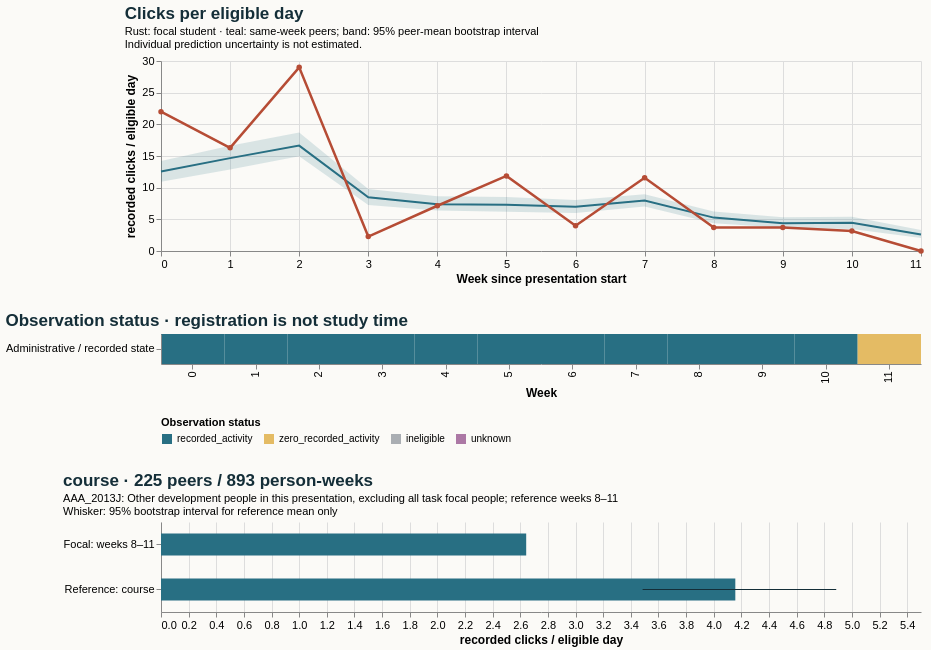

Source (Vega-Lite JSON):
### Vega-Lite specification from a JSON file in a GitHub repository (floating-point values rounded to 4 significant figures)
{"$schema": "https://vega.github.io/schema/vega-lite/v5.20.1.json", "config": {"axis": {"labelFontSize": 11, "titleFontSize": 12}, "background": "#fbfaf7", "font": "sans-serif", "title": {"anchor": "start", "color": "#142e38", "fontSize": 17, "subtitleFontSize": 11}, "view": {"continuousHeight": 300, "continuousWidth": 300, "stroke": null}}, "datasets": {"data-235aa3e64eb7ae2c1e25894cfd895eda": [{"hi": null, "lo": null, "series": "Focal: weeks 8–11", "value": 2.643}, {"hi": 4.887, "lo": 3.485, "series": "Reference: course", "value": 4.156}], "data-2ed0af963c6537407f5d648d827543f6": [{"eligible_days": 7.0, "end_day": 6, "logging_completeness": "unknown", "observation_status": "recorded_activity", "row": "Administrative / recorded state", "score_status": "withheld_release_time_unknown", "start_day": 0, "value": 22.0, "week": 0}, {"eligible_days": 7.0, "end_day": 13, "logging_completeness": "unknown", "observation_status": "recorded_activity", "row": "Administrative / recorded state", "score_status": "withheld_release_time_unknown", "start_day": 7, "value": 16.29, "week": 1}, {"eligible_days": 7.0, "end_day": 20, "logging_completeness": "unknown", "observation_status": "recorded_activity", "row": "Administrative / recorded state", "score_status": "withheld_release_time_unknown", "start_day": 14, "value": 29.0, "week": 2}, {"eligible_days": 7.0, "end_day": 27, "logging_completeness": "unknown", "observation_status": "recorded_activity", "row": "Administrative / recorded state", "score_status": "withheld_release_time_unknown", "start_day": 21, "value": 2.286, "week": 3}, {"eligible_days": 7.0, "end_day": 34, "logging_completeness": "unknown", "observation_status": "recorded_activity", "row": "Administrative / recorded state", "score_status": "withheld_release_time_unknown", "start_day": 28, "value": 7.143, "week": 4}, {"eligible_days": 7.0, "end_day": 41, "logging_completeness": "unknown", "observation_status": "recorded_activity", "row": "Administrative / recorded state", "score_status": "withheld_release_time_unknown", "start_day": 35, "value": 11.86, "week": 5}, {"eligible_days": 7.0, "end_day": 48, "logging_completeness": "unknown", "observation_status": "recorded_activity", "row": "Administrative / recorded state", "score_status": "withheld_release_time_unknown", "start_day": 42, "value": 4.0, "week": 6}, {"eligible_days": 7.0, "end_day": 55, "logging_completeness": "unknown", "observation_status": "recorded_activity", "row": "Administrative / recorded state", "score_status": "withheld_release_time_unknown", "start_day": 49, "value": 11.57, "week": 7}, {"eligible_days": 7.0, "end_day": 62, "logging_completeness": "unknown", "observation_status": "recorded_activity", "row": "Administrative / recorded state", "score_status": "withheld_release_time_unknown", "start_day": 56, "value": 3.714, "week": 8}, {"eligible_days": 7.0, "end_day": 69, "logging_completeness": "unknown", "observation_status": "recorded_activity", "row": "Administrative / recorded state", "score_status": "withheld_release_time_unknown", "start_day": 63, "value": 3.714, "week": 9}, {"eligible_days": 7.0, "end_day": 76, "logging_completeness": "unknown", "observation_status": "recorded_activity", "row": "Administrative / recorded state", "score_status": "withheld_release_time_unknown", "start_day": 70, "value": 3.143, "week": 10}, {"eligible_days": 7.0, "end_day": 83, "logging_completeness": "unknown", "observation_status": "zero_recorded_activity", "row": "Administrative / recorded state", "score_status": "withheld_release_time_unknown", "start_day": 77, "value": 0.0, "week": 11}], "data-d2e159ab9a97ee1a78601264af0009e9": [{"end_day": 6, "focal_value": 22.0, "peer_ci_high": 14.2, "peer_ci_low": 10.95, "peer_mean": 12.55, "peer_observations": 229, "peer_people": 229, "reference": "course", "unit": "recorded clicks / eligible day", "week": 0}, {"end_day": 13, "focal_value": 16.29, "peer_ci_high": 16.62, "peer_ci_low": 12.87, "peer_mean": 14.66, "peer_observations": 229, "peer_people": 229, "reference": "course", "unit": "recorded clicks / eligible day", "week": 1}, {"end_day": 20, "focal_value": 29.0, "peer_ci_high": 18.71, "peer_ci_low": 14.94, "peer_mean": 16.64, "peer_observations": 227, "peer_people": 227, "reference": "course", "unit": "recorded clicks / eligible day", "week": 2}, {"end_day": 27, "focal_value": 2.286, "peer_ci_high": 9.774, "peer_ci_low": 7.273, "peer_mean": 8.473, "peer_observations": 227, "peer_people": 227, "reference": "course", "unit": "recorded clicks / eligible day", "week": 3}, {"end_day": 34, "focal_value": 7.143, "peer_ci_high": 8.652, "peer_ci_low": 6.384, "peer_mean": 7.389, "peer_observations": 226, "peer_people": 226, "reference": "course", "unit": "recorded clicks / eligible day", "week": 4}, {"end_day": 41, "focal_value": 11.86, "peer_ci_high": 8.513, "peer_ci_low": 6.208, "peer_mean": 7.301, "peer_observations": 225, "peer_people": 225, "reference": "course", "unit": "recorded clicks / eligible day", "week": 5}, {"end_day": 48, "focal_value": 4.0, "peer_ci_high": 8.068, "peer_ci_low": 6.011, "peer_mean": 6.971, "peer_observations": 225, "peer_people": 225, "reference": "course", "unit": "recorded clicks / eligible day", "week": 6}, {"end_day": 55, "focal_value": 11.57, "peer_ci_high": 8.962, "peer_ci_low": 7.042, "peer_mean": 7.966, "peer_observations": 225, "peer_people": 225, "reference": "course", "unit": "recorded clicks / eligible day", "week": 7}, {"end_day": 62, "focal_value": 3.714, "peer_ci_high": 6.221, "peer_ci_low": 4.396, "peer_mean": 5.274, "peer_observations": 225, "peer_people": 225, "reference": "course", "unit": "recorded clicks / eligible day", "week": 8}, {"end_day": 69, "focal_value": 3.714, "peer_ci_high": 5.321, "peer_ci_low": 3.657, "peer_mean": 4.388, "peer_observations": 224, "peer_people": 224, "reference": "course", "unit": "recorded clicks / eligible day", "week": 9}, {"end_day": 76, "focal_value": 3.143, "peer_ci_high": 5.412, "peer_ci_low": 3.482, "peer_mean": 4.445, "peer_observations": 223, "peer_people": 223, "reference": "course", "unit": "recorded clicks / eligible day", "week": 10}, {"end_day": 83, "focal_value": 0.0, "peer_ci_high": 3.301, "peer_ci_low": 2.036, "peer_mean": 2.606, "peer_observations": 221, "peer_people": 221, "reference": "course", "unit": "recorded clicks / eligible day", "week": 11}]}, "resolve": {"scale": {"color": "independent"}}, "spacing": 28, "vconcat": [{"data": {"name": "data-d2e159ab9a97ee1a78601264af0009e9"}, "height": 190, "layer": [{"encoding": {"x": {"axis": {"tickMinStep": 1}, "field": "week", "title": "Week since presentation start", "type": "quantitative"}, "y": {"field": "peer_ci_low", "scale": {"zero": true}, "title": "recorded clicks / eligible day", "type": "quantitative"}, "y2": {"field": "peer_ci_high"}}, "mark": {"color": "#286f83", "opacity": 0.16, "type": "area"}}, {"encoding": {"tooltip": [{"field": "week", "type": "quantitative"}, {"field": "peer_mean", "type": "quantitative"}, {"field": "peer_people", "type": "quantitative"}, {"field": "peer_observations", "type": "quantitative"}], "x": {"field": "week", "type": "quantitative"}, "y": {"field": "peer_mean", "type": "quantitative"}}, "mark": {"color": "#286f83", "strokeWidth": 2, "type": "line"}}, {"encoding": {"tooltip": [{"field": "week", "type": "quantitative"}, {"field": "focal_value", "type": "quantitative"}], "x": {"field": "week", "type": "quantitative"}, "y": {"field": "focal_value", "type": "quantitative"}}, "mark": {"color": "#b64c35", "point": {"color": "#b64c35"}, "strokeWidth": 2.5, "type": "line"}}], "title": {"subtitle": ["Rust: focal student · teal: same-week peers; band: 95% peer-mean bootstrap interval", "Individual prediction uncertainty is not estimated."], "text": "Clicks per eligible day"}, "width": 760}, {"data": {"name": "data-2ed0af963c6537407f5d648d827543f6"}, "encoding": {"color": {"field": "observation_status", "legend": {"labelLimit": 260, "orient": "bottom"}, "scale": {"domain": ["recorded_activity", "zero_recorded_activity", "ineligible", "unknown"], "range": ["#286f83", "#e4bb64", "#aaaeb3", "#ac78a5"]}, "title": "Observation status", "type": "nominal"}, "tooltip": [{"field": "week", "type": "quantitative"}, {"field": "eligible_days", "type": "quantitative"}, {"field": "observation_status", "type": "nominal"}, {"field": "logging_completeness", "type": "nominal"}], "x": {"field": "week", "title": "Week", "type": "ordinal"}, "y": {"field": "row", "title": null, "type": "nominal"}}, "height": 30, "mark": {"type": "rect"}, "title": "Observation status · registration is not study time", "width": 760}, {"data": {"name": "data-235aa3e64eb7ae2c1e25894cfd895eda"}, "height": 90, "layer": [{"encoding": {"x": {"field": "value", "scale": {"domain": [0, 5.131], "zero": true}, "title": "recorded clicks / eligible day", "type": "quantitative"}, "y": {"field": "series", "sort": null, "title": null, "type": "nominal"}}, "mark": {"color": "#286f83", "size": 22, "type": "bar"}}, {"encoding": {"x": {"field": "lo", "type": "quantitative"}, "x2": {"field": "hi"}, "y": {"field": "series", "sort": null, "title": null, "type": "nominal"}}, "mark": {"color": "#142e38", "type": "rule"}}], "title": {"subtitle": ["AAA_2013J: Other development people in this presentation, excluding all task focal people; reference weeks 8–11", "Whisker: 95% bootstrap interval for reference mean only"], "text": "course · 225 peers / 893 person-weeks"}, "width": 760}]}
